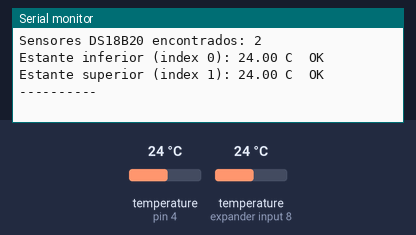
Recording of a sketch running on a simulated Arduino Uno, built with avr-gcc and run on an emulated ATmega328P. Parts: the last lines printed to the serial monitor. The inputs (shaded band) are chosen by the test bench; at power-on: temperature (sensors on pin 4, expander input 8) 24 °C.

Above: at 2.2 s.
2.3 s: temperature (sensor on pin 4) set to 41 °C
At 4.66 s:
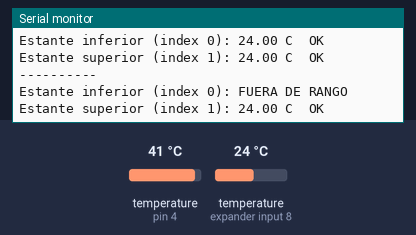
8.9 s: temperature (sensor on expander input 8) set to 41 °C
At 10.28 s:
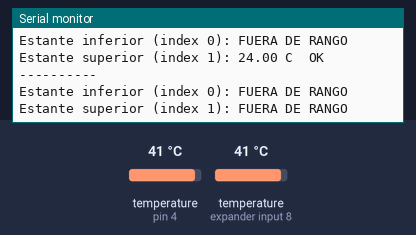
14.5 s: temperature (sensor on pin 4) set to 12 °C
At 16.4 s:
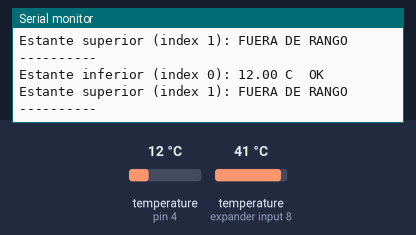
18.3 s: temperature (sensor on expander input 8) set to 12 °C
At 19.9 s:
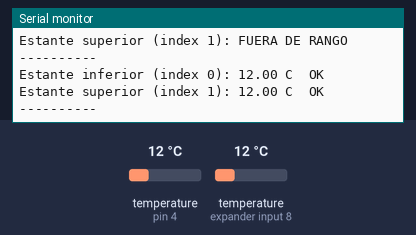

Measured:
- after the input at 2.3 s, the serial monitor: prints a new line after 2.3 s (image 1)
- after the input at 8.9 s, the serial monitor: prints a new line after 1.4 s (image 2)
- after the input at 14.5 s, the serial monitor: prints a new line after 1.3 s (image 3)
- after the input at 18.3 s, the serial monitor: prints a new line after 0.40 s (image 4)

The sketch:

TEST_DS18B20.ino
```cpp
// TEST_DS18B20.ino
// Verifica que ambos sensores DS18B20 lean correctamente.
// Valores esperados: temperatura entre 10-40°C

#include <OneWire.h>
#include <DallasTemperature.h>

#define Wtemp_pin 4

OneWire oneWire(Wtemp_pin);
DallasTemperature DS18B20(&oneWire);

void setup() {
  Serial.begin(9600);
  DS18B20.begin();
  Serial.print("Sensores DS18B20 encontrados: ");
  Serial.println(DS18B20.getDeviceCount()); // debe imprimir 2
  delay(1000);
}

void loop() {
  DS18B20.requestTemperatures();
  float temp0 = DS18B20.getTempCByIndex(0);
  float temp1 = DS18B20.getTempCByIndex(1);

  Serial.print("Estante inferior (index 0): ");
  if (temp0 == DEVICE_DISCONNECTED_C) {
    Serial.println("ERROR - sensor desconectado");
  } else if (temp0 < 10 || temp0 > 40) {
    Serial.println("FUERA DE RANGO");
  } else {
    Serial.print(temp0);
    Serial.println(" C  OK");
  }

  Serial.print("Estante superior (index 1): ");
  if (temp1 == DEVICE_DISCONNECTED_C) {
    Serial.println("ERROR - sensor desconectado");
  } else if (temp1 < 10 || temp1 > 40) {
    Serial.println("FUERA DE RANGO");
  } else {
    Serial.print(temp1);
    Serial.println(" C  OK");
  }

  Serial.println("----------");
  delay(2000);
}

// RESULTADO ESPERADO:
// Sensores DS18B20 encontrados: 2
// Estante inferior (index 0): 22.50 C  OK
// Estante superior (index 1): 21.75 C  OK
// ----------
```
